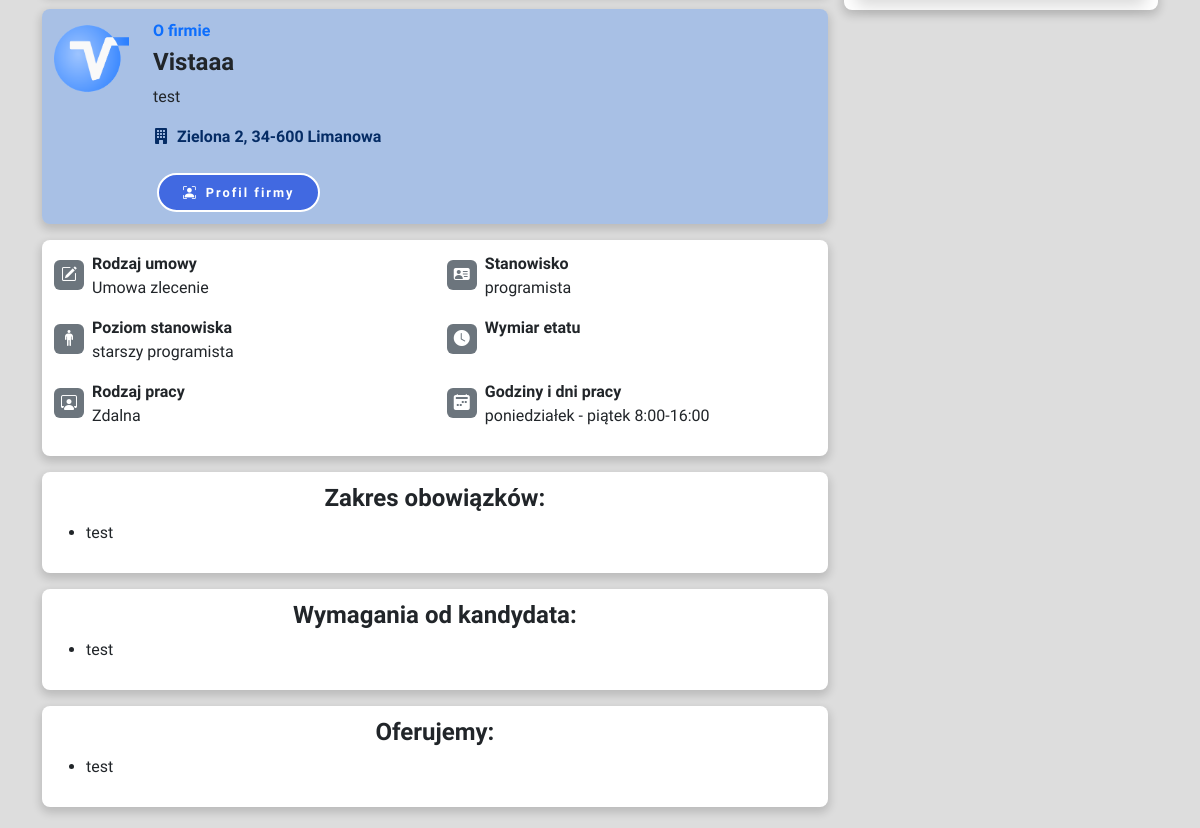
The app's page /offerdetails.php?id=1 (middle part), older data.
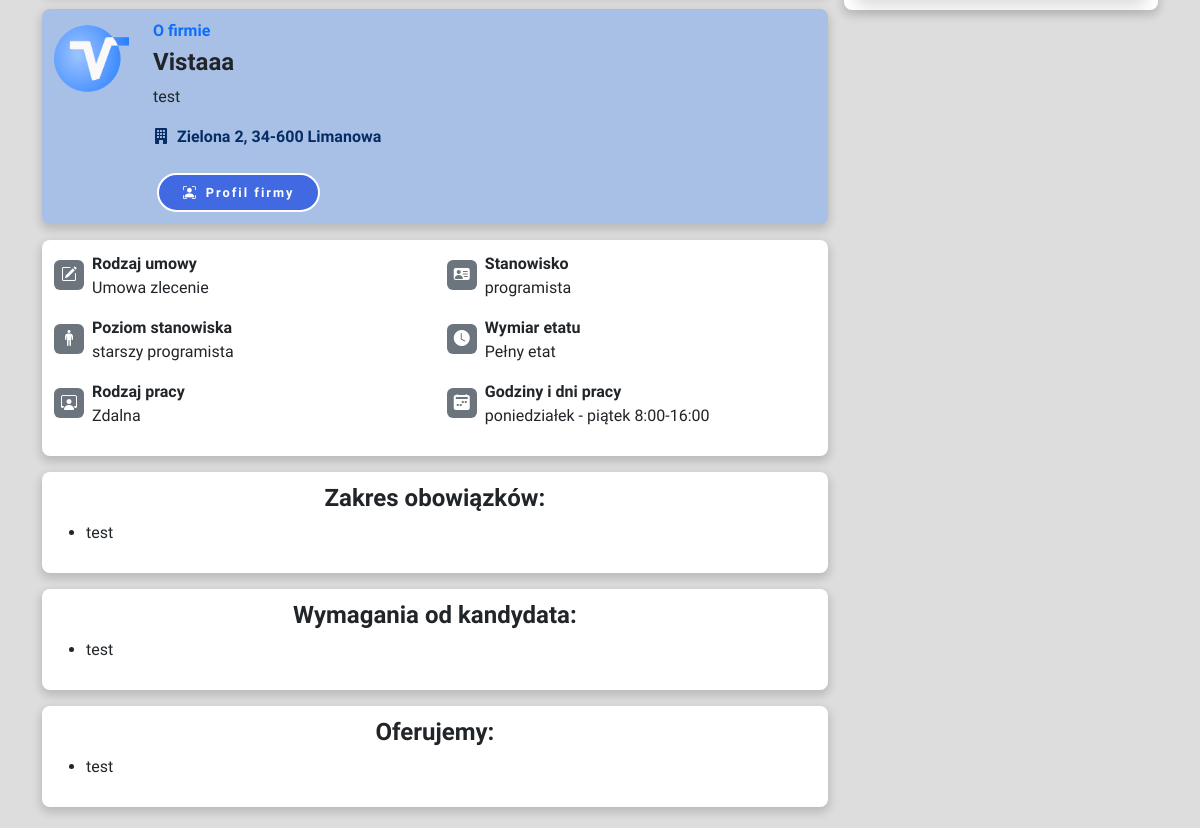
The same page, newer data.
### tables this page shows
CREATE TABLE `advertisement` (
  `advertisement_id` int(10) UNSIGNED NOT NULL,
  `title` varchar(100) NOT NULL,
  `company_id` int(10) UNSIGNED NOT NULL,
  `position_name` varchar(50) NOT NULL,
  `position_level` varchar(50) NOT NULL,
  `contract_type` enum('Umowa o pracę','Umowa zlecenie','Umowa o dzieło') NOT NULL,
  `employment_type` enum('Pełny etat','Pół etatu','1/4 etatu','3/4 etatu','Staż','Praktyki','Wolontariat') NOT NULL,
  `work_type` enum('Zdalna','Stacjonarna','Hybrydowa') NOT NULL,
  `salary_lowest` decimal(8,2) DEFAULT NULL,
  `salary_highest` decimal(8,2) NOT NULL,
  `work_days` varchar(50) NOT NULL,
  `date_added` datetime NOT NULL,
  `date_expiration` datetime NOT NULL,
  `responsibilities` text NOT NULL,
  `requirements` text NOT NULL,
  `offer` text NOT NULL
);

### offerdetails.php (the view, shortened to what the changed rows need)
<!DOCTYPE html>
<html lang="pl">
<head>
    <link href="https://cdn.jsdelivr.net/npm/bootstrap@5.3.3/dist/css/bootstrap.min.css" rel="stylesheet">
    <link rel="stylesheet" href="https://cdn.jsdelivr.net/npm/bootstrap-icons@1.11.3/font/bootstrap-icons.min.css">
    <link rel="stylesheet" href="style.css">
</head>
<body id="offerBody">
	<main>
		<?php
			require "connect.php";
            $connect = new mysqli($host, $db_user, $db_password, $db_name);
            $connect->set_charset('utf8mb4');
            $result = $connect->execute_query('SELECT * FROM advertisement WHERE advertisement_id = ?', [$_GET["id"]]);
            if($result->num_rows > 0)
            {
				$row = $result->fetch_assoc();
				echo "<article class='container-lg' id='advertisementInfo'>";
				echo "<section class='d-grid'>";
				echo "<section class='align-items-center justify-content-center d-flex flex-column' id='saveApplySection'>";
				echo "</section><section>";
				echo "<div class='mx-auto bg-success-subtle p-4 p-sm-2 rounded-pill'>";
				echo "</div></section>";
				echo "<section class='d-flex bg-primary bg-opacity-25'>";
				$path = "./img/company/".$row["company_id"]."/";
				$companyResult = $connect->execute_query('SELECT * FROM company WHERE company_id = ?', [$row["company_id"]]);
				$companyRow = $companyResult->fetch_assoc();
				echo "<img class='align-self-start me-4 rounded-3' src='".$path.scandir($path)[2]."' width='75' alt='Logo firmy ".$companyRow["name"]."'>";
				echo "<div>";
				echo "<h5 class='fs-6 text-primary'>O firmie</h5>";
				echo "<h6 class='fs-4'>".$companyRow["name"]."</h6>";
				echo "<p>".$companyRow["description"]."</p>";
				echo "<p class='fw-bold text-primary-emphasis'><i class='bi bi-building-fill me-2'></i>".$companyRow["street"]." ".$companyRow["number"].", ".$companyRow["postcode"]." ".$companyRow["city"]."</p>";
				echo "<a href='./profile.php?mode=company?id=".$row["company_id"]."' target='_blank' class='commonButton companyProfileButton py-2 mt-2 d-inline-block text-decoration-none'><i class='bi bi-person-bounding-box me-2'></i>Profil firmy</a>";
				echo "</div>";
				echo "</section>";
				echo<<<info
				<section>
					<div class="row">
						<div class="d-flex col-md-6 jobInfo">
							<div class="bg-secondary mt-2 rounded d-flex align-items-center justify-content-center jobInfoIcon text-white">
								<i class="bi bi-pencil-square"></i>
							</div>
							<div>
								<strong>Rodzaj umowy</strong>
								<p>{$row["contract_type"]}</p>
							</div>
						</div>
						<div class="d-flex col-md-6 jobInfo">
							<div class="bg-secondary mt-2 rounded d-flex align-items-center justify-content-center jobInfoIcon text-white">
								<i class="bi bi-person-vcard-fill"></i>
							</div>
							<div>
								<strong>Stanowisko</strong>
								<p>{$row["position_name"]}</p>
							</div>
						</div>
						<div class="d-flex col-md-6 jobInfo">
							<div class="bg-secondary mt-2 rounded d-flex align-items-center justify-content-center jobInfoIcon text-white">
								<i class="bi bi-person-standing"></i>
							</div>
							<div>
								<strong>Poziom stanowiska</strong>
								<p>{$row["position_level"]}</p>
							</div>
						</div>
						<div class="d-flex col-md-6 jobInfo">
							<div class="bg-secondary mt-2 rounded d-flex align-items-center justify-content-center jobInfoIcon text-white">
								<i class="bi bi-clock-fill"></i>
							</div>
							<div>
								<strong>Wymiar etatu</strong>
								<p>{$row["employment_type"]}</p>
							</div>
						</div>
						<div class="d-flex col-md-6 jobInfo">
							<div class="bg-secondary mt-2 rounded d-flex align-items-center justify-content-center jobInfoIcon text-white">
								<i class="bi bi-person-workspace"></i>
							</div>
							<div>
								<strong>Rodzaj pracy</strong>
								<p>{$row["work_type"]}</p>
							</div>
						</div>
						<div class="d-flex col-md-6 jobInfo">
							<div class="bg-secondary mt-2 rounded d-flex align-items-center justify-content-center jobInfoIcon text-white">
								<i class="bi bi-calendar2-week-fill"></i>
							</div>
							<div>
								<strong>Godziny i dni pracy</strong>
				info;
				echo "<p>".str_replace(["\r\n", "\r", "\n"], "<br>", $row["work_days"])."</p>";
				echo "</div></div></div></section>";
				echo "<section>";
				echo "<h4 class='text-center'>Zakres obowiązków:</h4>";
				echo "<ul>";
				$responsibilities = preg_split('/\r\n|\r|\n/', $row["responsibilities"]);
				foreach($responsibilities as $responsibility)
					echo "<li>{$responsibility}</li>";
				echo "</ul></section>";
				echo "<section>";
				echo "<h4 class='text-center'>Wymagania od kandydata:</h4>";
				echo "<ul>";
				$requirements = preg_split('/\r\n|\r|\n/', $row["requirements"]);
				foreach($requirements as $requirement)
					echo "<li>{$requirement}</li>";
				echo "</ul></section>";
				echo "<section>";
				echo "<h4 class='text-center'>Oferujemy:</h4>";
				echo "<ul>";
				$offer = preg_split('/\r\n|\r|\n/', $row["offer"]);
				foreach($offer as $off)
					echo "<li>{$off}</li>";
				echo "</ul></section>";
			}
			else
				echo "<article class='container-md'><div class='alert alert-danger information'><strong>Błąd 404: Nieprawidłowy identyfikator produktu.</strong> <a href='index.php'>Wróć na stronę główną</a></div></article>";
		?>
			</section>
		</article>
	</main>
</body>
</html>

Row changes from the older to the newer data that the page shows:
changed advertisement "test": employment_type (not shown) → "Pełny etat"
